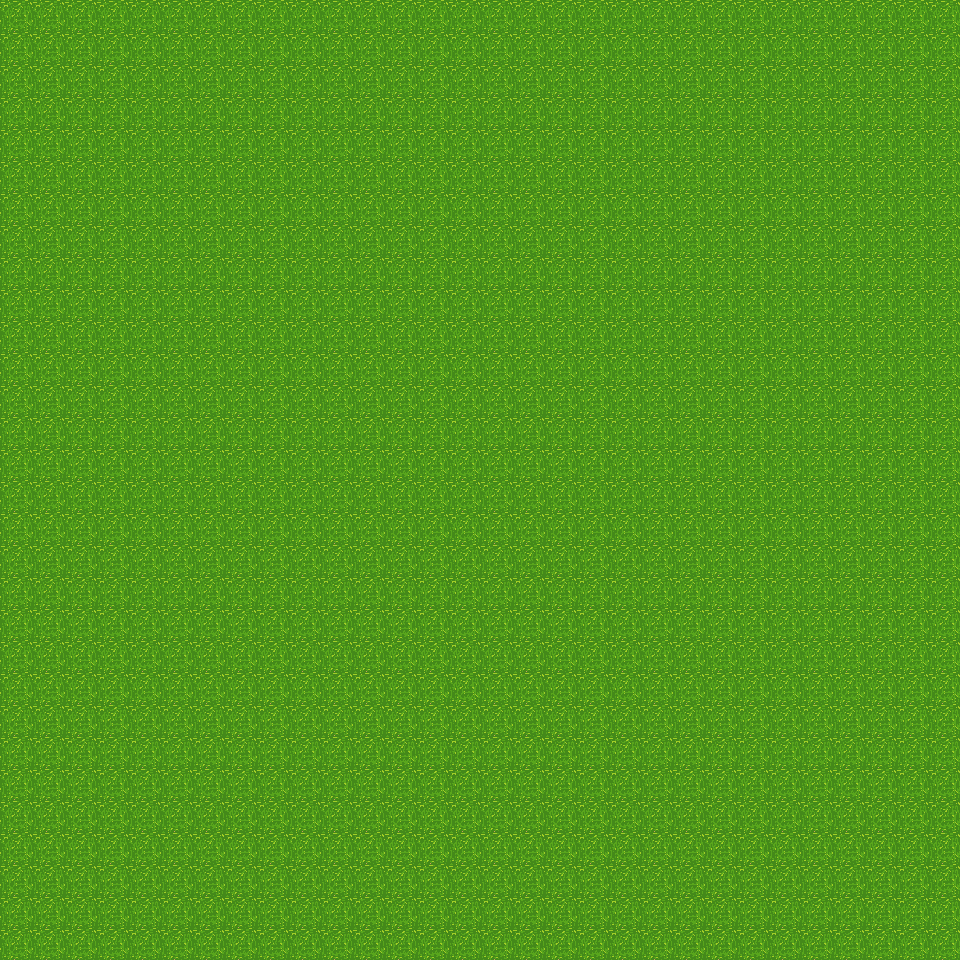

This game map was drawn from its Tiled (.tmx) file and the tilesets committed beside it. A one-line description and the full map source follow:
An orthogonal 30x30 tile map with 32x32 px tiles, 1 tile layer (Tile Layer 1).

<map version="1.2" tiledversion="1.2.5" orientation="orthogonal" renderorder="right-down" width="30" height="30" tilewidth="32" tileheight="32" infinite="0" nextlayerid="2" nextobjectid="1">
 <tileset firstgid="1" source="../SampleTileset.tsx" />
 <layer id="1" name="Tile Layer 1" width="30" height="30">
  <data encoding="csv">
1,1,1,1,1,1,1,1,1,1,1,1,1,1,1,1,1,1,1,1,1,1,1,1,1,1,1,1,1,1,
1,1,1,1,1,1,1,1,1,1,1,1,1,1,1,1,1,1,1,1,1,1,1,1,1,1,1,1,1,1,
1,1,1,1,1,1,1,1,1,1,1,1,1,1,1,1,1,1,1,1,1,1,1,1,1,1,1,1,1,1,
1,1,1,1,1,1,1,1,1,1,1,1,1,1,1,1,1,1,1,1,1,1,1,1,1,1,1,1,1,1,
1,1,1,1,1,1,1,1,1,1,1,1,1,1,1,1,1,1,1,1,1,1,1,1,1,1,1,1,1,1,
1,1,1,1,1,1,1,1,1,1,1,1,1,1,1,1,1,1,1,1,1,1,1,1,1,1,1,1,1,1,
1,1,1,1,1,1,1,1,1,1,1,1,1,1,1,1,1,1,1,1,1,1,1,1,1,1,1,1,1,1,
1,1,1,1,1,1,1,1,1,1,1,1,1,1,1,1,1,1,1,1,1,1,1,1,1,1,1,1,1,1,
1,1,1,1,1,1,1,1,1,1,1,1,1,1,1,1,1,1,1,1,1,1,1,1,1,1,1,1,1,1,
1,1,1,1,1,1,1,1,1,1,1,1,1,1,1,1,1,1,1,1,1,1,1,1,1,1,1,1,1,1,
1,1,1,1,1,1,1,1,1,1,1,1,1,1,1,1,1,1,1,1,1,1,1,1,1,1,1,1,1,1,
1,1,1,1,1,1,1,1,1,1,1,1,1,1,1,1,1,1,1,1,1,1,1,1,1,1,1,1,1,1,
1,1,1,1,1,1,1,1,1,1,1,1,1,1,1,1,1,1,1,1,1,1,1,1,1,1,1,1,1,1,
1,1,1,1,1,1,1,1,1,1,1,1,1,1,1,1,1,1,1,1,1,1,1,1,1,1,1,1,1,1,
1,1,1,1,1,1,1,1,1,1,1,1,1,1,1,1,1,1,1,1,1,1,1,1,1,1,1,1,1,1,
1,1,1,1,1,1,1,1,1,1,1,1,1,1,1,1,1,1,1,1,1,1,1,1,1,1,1,1,1,1,
1,1,1,1,1,1,1,1,1,1,1,1,1,1,1,1,1,1,1,1,1,1,1,1,1,1,1,1,1,1,
1,1,1,1,1,1,1,1,1,1,1,1,1,1,1,1,1,1,1,1,1,1,1,1,1,1,1,1,1,1,
1,1,1,1,1,1,1,1,1,1,1,1,1,1,1,1,1,1,1,1,1,1,1,1,1,1,1,1,1,1,
1,1,1,1,1,1,1,1,1,1,1,1,1,1,1,1,1,1,1,1,1,1,1,1,1,1,1,1,1,1,
1,1,1,1,1,1,1,1,1,1,1,1,1,1,1,1,1,1,1,1,1,1,1,1,1,1,1,1,1,1,
1,1,1,1,1,1,1,1,1,1,1,1,1,1,1,1,1,1,1,1,1,1,1,1,1,1,1,1,1,1,
1,1,1,1,1,1,1,1,1,1,1,1,1,1,1,1,1,1,1,1,1,1,1,1,1,1,1,1,1,1,
1,1,1,1,1,1,1,1,1,1,1,1,1,1,1,1,1,1,1,1,1,1,1,1,1,1,1,1,1,1,
1,1,1,1,1,1,1,1,1,1,1,1,1,1,1,1,1,1,1,1,1,1,1,1,1,1,1,1,1,1,
1,1,1,1,1,1,1,1,1,1,1,1,1,1,1,1,1,1,1,1,1,1,1,1,1,1,1,1,1,1,
1,1,1,1,1,1,1,1,1,1,1,1,1,1,1,1,1,1,1,1,1,1,1,1,1,1,1,1,1,1,
1,1,1,1,1,1,1,1,1,1,1,1,1,1,1,1,1,1,1,1,1,1,1,1,1,1,1,1,1,1,
1,1,1,1,1,1,1,1,1,1,1,1,1,1,1,1,1,1,1,1,1,1,1,1,1,1,1,1,1,1,
1,1,1,1,1,1,1,1,1,1,1,1,1,1,1,1,1,1,1,1,1,1,1,1,1,1,1,1,1,1
</data>
 </layer>
</map>
